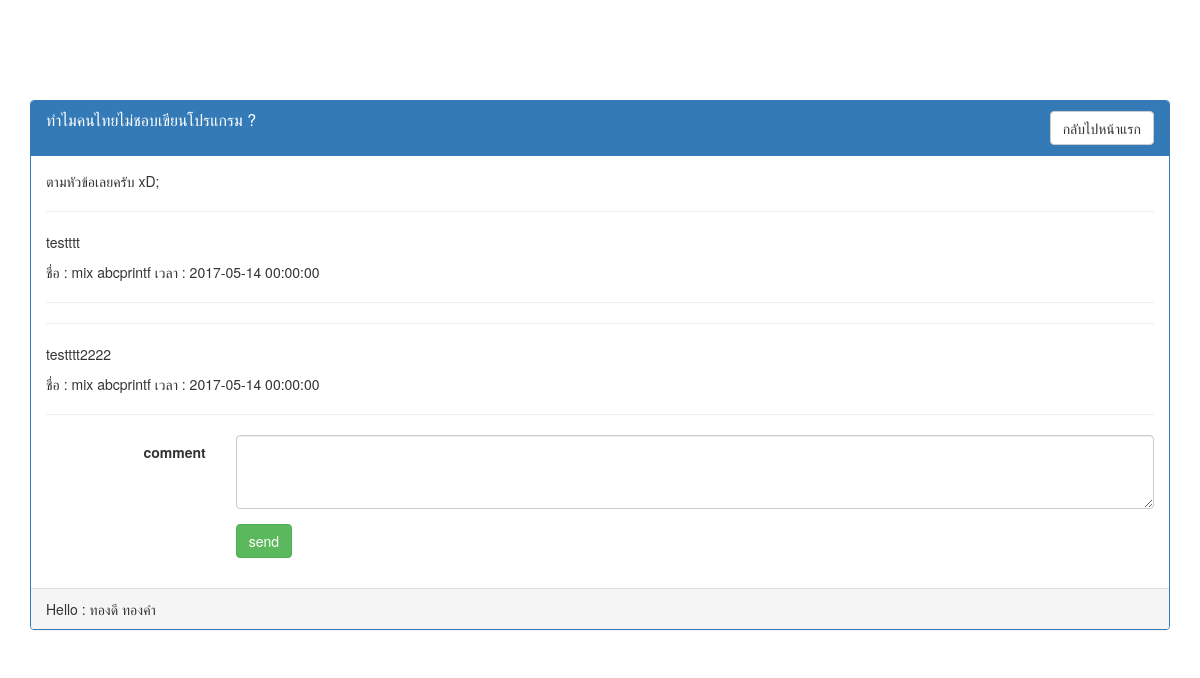
The page /read_post.php?id=1 (signed in) on the database its author committed.
### tables this page shows
CREATE TABLE `web_board` (
  `web_board_id` int(10) UNSIGNED NOT NULL,
  `web_board_title` text NOT NULL COMMENT 'หัวข้อเรื่อง',
  `web_board_details` text NOT NULL COMMENT 'รายละเอียด',
  `member_id` int(10) UNSIGNED NOT NULL COMMENT 'id คนที่สร้างโพส',
  `date_time` datetime NOT NULL COMMENT 'เวลาที่ตั้งกระทู้'
);

CREATE TABLE `comment` (
  `comment_id` int(10) UNSIGNED NOT NULL,
  `web_board_id` int(10) UNSIGNED NOT NULL,
  `member_id` int(10) UNSIGNED NOT NULL,
  `comment` text NOT NULL,
  `date_time` datetime NOT NULL
);

CREATE TABLE `member` (
  `member_id` int(10) UNSIGNED NOT NULL,
  `fname` varchar(50) NOT NULL,
  `lname` varchar(50) NOT NULL,
  `date_time` datetime NOT NULL,
  `username` varchar(50) NOT NULL,
  `password` varchar(50) NOT NULL,
  `status` enum('admin','user') NOT NULL DEFAULT 'user'
);

### read_post.php (the view, shortened to what this page needs)
<?php
	include 'config/connect.php';
	if (isset($_SESSION['user_login'])){
		$user_login = $_SESSION['user_login'];
		$sql = "SELECT * FROM `member` WHERE `member_id` = ?;";
		$q = $conn->prepare($sql);
		$q->execute(array($user_login));
		$data = $q->fetch(PDO::FETCH_ASSOC);
		$fname = $data['fname'];
		$lname = $data['lname'];
	}else{
		header('Location: index.php?alert=Not_Loing');
	}
	if(!empty($_GET)) {
		$id = $_GET['id'];
		$sql = "SELECT * FROM `web_board` WHERE `web_board_id` = ?;";
		$q = $conn->prepare($sql);
		$q->execute(array($id));
		$data  = $q->fetch(PDO::FETCH_ASSOC);
	}
?>
<!DOCTYPE html>
<html lang="en">
<head>
	<link rel="stylesheet" href="dist/css/bootstrap.min.css">
	<link rel="stylesheet" href="dist/css/web_board.css">
</head>
<body>
	<div class="container">
		<div class="panel panel-primary">
			<div class="panel-heading">
				<div class="row">
					<div class="col-xs-6 col-md-6">
						<h3 class="panel-title"><?php echo $data['web_board_title'];?></h3>
					</div>
					<div class="col-xs-6 col-md-6 text-right">
						<a href="main.php" class="btn btn-default">กลับไปหน้าแรก</a>
					</div>
				</div>
			</div>
			<div class="panel-body">
				<p><?php echo $data['web_board_details'];?></p>
				<?php
					$sql = "SELECT
					`comment`.`comment`
					,`comment`.`date_time`
					,`member`.`fname`
					,`member`.`lname`
					FROM
					`comment`
					LEFT JOIN `member`
						ON (`comment`.`member_id` = `member`.`member_id`)
					WHERE
					`web_board_id` = ?;";
					$q = $conn->prepare($sql);
					$q->execute(array($id));
					while ($row = $q->fetch(PDO::FETCH_ASSOC)) {
					echo '<hr>';
					echo '<div class="comment">';
					echo '<p>'.$row['comment'].'</p>';
					echo '<span>ชื่อ : '.$row['fname'].' '.$row['lname'].'</span> <span>เวลา : '.$row['date_time'].'</span>';
					echo '</div>';
					echo '<hr>';
					}
				?>
				<form class="form-horizontal" action="" method="post">
				  <div class="form-group">
				    <label class="col-sm-2 control-label">comment</label>
				   <div class="col-sm-10">
				       <textarea class="form-control" rows="3" name="comment"></textarea>
				    </div>
				  </div>
				  <div class="form-group">
				    <div class="col-sm-offset-2 col-sm-10">
				      <button type="submit" class="btn btn-success">send</button>
				    </div>
				  </div>
				</form>
			</div>
			<div class="panel-footer">
				<div class="row">
					<div class="col-xs-6 col-md-6">
						Hello : <?php echo $fname.' '.$lname;?>
					</div>
					<div class="col-xs-6 col-md-6 text-right">
					</div>
				</div>
			</div>
		</div>
	</div>
</body>
</html>

### rows shown on the page
web_board: web_board_title "ทำไมคนไทยไม่ชอบเขียนโปรแกรม ?", web_board_details "ตามหัวข้อเลยครับ xD;"
comment: comment "testttt", member.fname "mix", member.lname "abcprintf", date_time "2017-05-14 00:00:00"
comment: comment "testttt2222", member.fname "mix", member.lname "abcprintf", date_time "2017-05-14 00:00:00"
member: fname "ทองดี", lname "ทองคำ"
